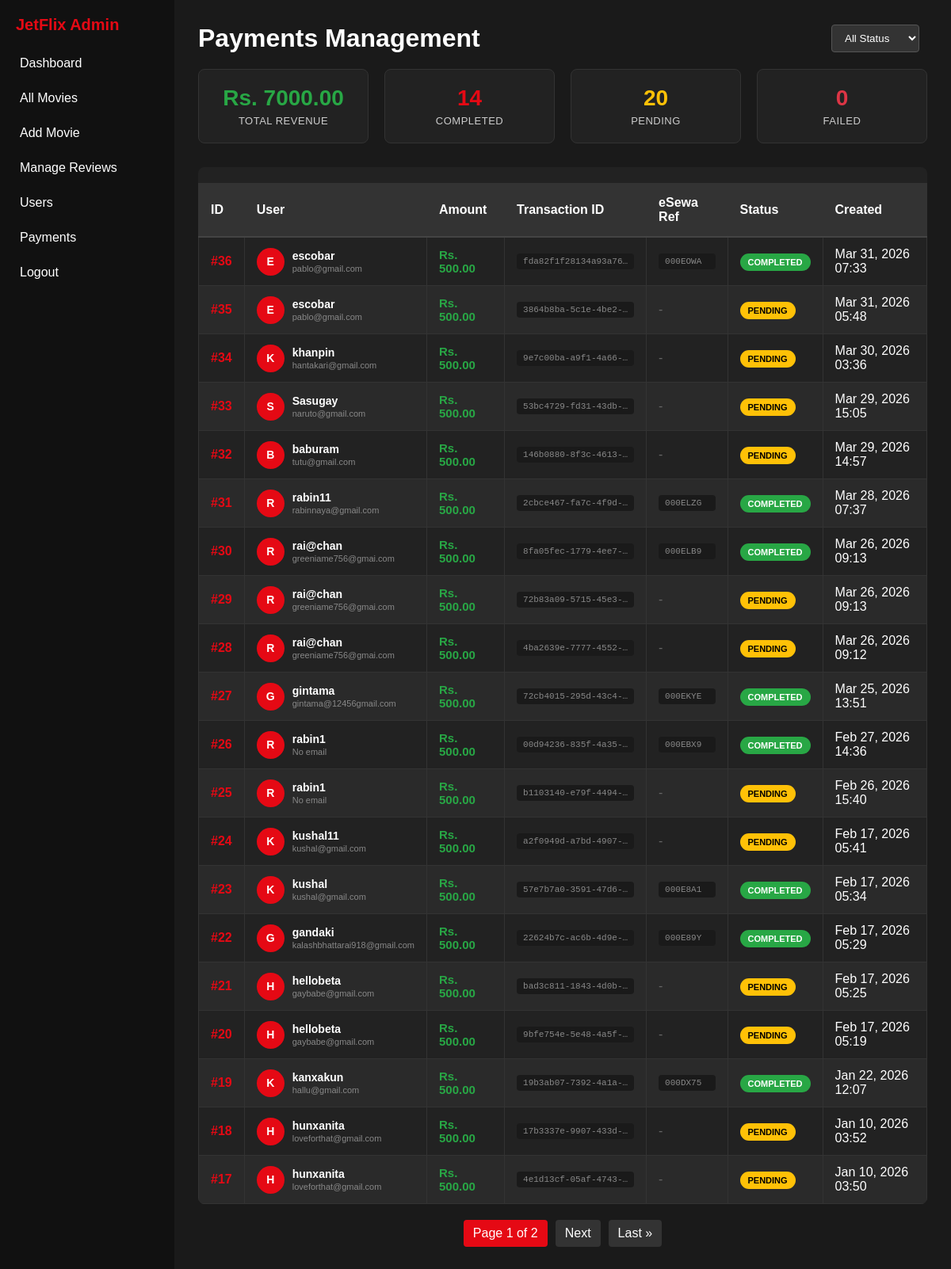
Screenshot of /adminpanel/payments/ (signed in) with the database file from the repository.
### home/models.py (models this page shows, shortened)
class Payment(models.Model):
    PAYMENT_STATUS = [
        ('pending', 'Pending'),
        ('completed', 'Completed'),
        ('failed', 'Failed'),
    ]
    id = models.AutoField(primary_key=True)
    user = models.ForeignKey(User, on_delete=models.CASCADE, related_name='payments')
    amount = models.DecimalField(max_digits=10, decimal_places=2, default=500.00)
    transaction_id = models.CharField(max_length=100, unique=True)
    esewa_ref_id = models.CharField(max_length=100, blank=True, null=True)
    status = models.CharField(max_length=20, choices=PAYMENT_STATUS, default='pending')
    created_at = models.DateTimeField(auto_now_add=True)

### adminpanel/views.py (the view)
# urls.py: path('payments/', views.manage_payments, name='manage_payments'),
@staff_member_required
def manage_payments(request):
    from home.models import Payment
    from django.db.models import Sum
    payments = Payment.objects.select_related('user').order_by('-created_at')
    total_revenue = Payment.objects.filter(status='completed').aggregate(Sum('amount'))['amount__sum'] or 0
    completed_payments = Payment.objects.filter(status='completed').count()
    pending_payments = Payment.objects.filter(status='pending').count()
    failed_payments = Payment.objects.filter(status='failed').count()
    paginator = Paginator(payments, 20)
    page_number = request.GET.get('page')
    page_obj = paginator.get_page(page_number)
    return render(request, 'adminpanel/manage_payments.html', {
        'page_obj': page_obj,
        'payments': page_obj,
        'total_revenue': total_revenue,
        'completed_payments': completed_payments,
        'pending_payments': pending_payments,
        'failed_payments': failed_payments,
    })

### home/context_processors.py (called while the page is built)
def all_movies(request):
    if request.user.is_authenticated:
        movies = Movie.objects.filter(is_published=True).select_related('language').prefetch_related('genres').all()
        return {'all_movies': movies}
    return {'all_movies': []}

### adminpanel/templates/adminpanel/manage_payments.html (shortened to what this page needs)
{% extends 'adminpanel/base.html' %}
{% block content %}
<div class="payments-header">
  <h1>Payments Management</h1>
  <div>
    <select class="filter-box" id="statusFilter">
      <option value="">All Status</option>
    </select>
  </div>
</div>
<div class="payments-stats">
  <div class="stat-card revenue">
    <div class="stat-number">Rs. {{ total_revenue|floatformat:2 }}</div>
    <div class="stat-label">Total Revenue</div>
  </div>
  <div class="stat-card">
    <div class="stat-number">{{ completed_payments }}</div>
    <div class="stat-label">Completed</div>
  </div>
  <div class="stat-card pending">
    <div class="stat-number">{{ pending_payments }}</div>
    <div class="stat-label">Pending</div>
  </div>
  <div class="stat-card failed">
    <div class="stat-number">{{ failed_payments }}</div>
    <div class="stat-label">Failed</div>
  </div>
</div>
<div class="payments-table">
  <table>
    <thead>
      <tr>
        <th>ID</th>
        <th>User</th>
        <th>Amount</th>
        <th>Transaction ID</th>
        <th>eSewa Ref</th>
        <th>Status</th>
        <th>Created</th>
      </tr>
    </thead>
    <tbody id="paymentsTableBody">
      {% for payment in payments %}
      <tr data-status="{{ payment.status }}">
        <td style="font-weight: 600; color: #e50914;">#{{ payment.id }}</td>
        <td>
          <div class="user-info">
            <div class="user-avatar">
              {{ payment.user.username|first|upper }}
            </div>
            <div class="user-details">
              <h4>{{ payment.user.username }}</h4>
              <p>{{ payment.user.email|default:"No email" }}</p>
            </div>
          </div>
        </td>
        <td class="amount-cell">Rs. {{ payment.amount }}</td>
        <td>
          <div class="transaction-id">{{ payment.transaction_id|truncatechars:20 }}</div>
        </td>
        <td>
          {% if payment.esewa_ref_id %}
            <div class="transaction-id">{{ payment.esewa_ref_id|truncatechars:15 }}</div>
          {% else %}
            <span style="color: #666;">-</span>
          {% endif %}
        </td>
        <td>
          <span class="status-badge status-{{ payment.status }}">
            {{ payment.get_status_display }}
          </span>
        </td>
        <td>{{ payment.created_at|date:"M d, Y H:i" }}</td>
      </tr>
      {% empty %}
      <tr>
        <td colspan="7" style="text-align: center; padding: 40px; color: #888;">
          No payments found.
        </td>
      </tr>
      {% endfor %}
    </tbody>
  </table>
</div>
{% if page_obj.has_other_pages %}
<div class="pagination">
  <span class="current">
    Page {{ page_obj.number }} of {{ page_obj.paginator.num_pages }}
  </span>
  {% if page_obj.has_next %}
    <a href="?page={{ page_obj.next_page_number }}">Next</a>
    <a href="?page={{ page_obj.paginator.num_pages }}">Last &raquo;</a>
  {% endif %}
</div>
{% endif %}
{% endblock %}

### adminpanel/templates/adminpanel/base.html (style rules this page uses)
* { margin: 0; padding: 0; box-sizing: border-box; font-family: Arial, sans-serif; }
body { display: flex; min-height: 100vh; }
table { width: 100%; border-collapse: collapse; margin-top: 20px; }
th, td { padding: 10px; text-align: left; border: 1px solid #333; }
th { background-color: #222; }
tr:nth-child(even) { background-color: #2a2a2a; }

### adminpanel/templates/adminpanel/manage_payments.html (style rules this page uses)
.payments-header { display: flex; justify-content: space-between; align-items: center; margin-bottom: 20px; }
.payments-stats { display: grid; grid-template-columns: repeat(4, 1fr); gap: 20px; margin-bottom: 30px; }
.stat-card { background: #222; padding: 20px; border-radius: 8px; text-align: center; border: 1px solid #333; }
.stat-number { font-size: 28px; font-weight: bold; color: #e50914; margin-bottom: 5px; }
.stat-label { font-size: 13px; color: #ccc; text-transform: uppercase; letter-spacing: 0.5px; }
.stat-card.revenue .stat-number { color: #28a745; }
.stat-card.pending .stat-number { color: #ffc107; }
.stat-card.failed .stat-number { color: #dc3545; }
.payments-table { background: #222; border-radius: 8px; overflow: hidden; }
.payments-table table { width: 100%; border-collapse: collapse; }
.payments-table th { background: #333; padding: 15px; text-align: left; font-weight: 600; color: #fff; border-bottom: 2px solid #444; }
.payments-table td { padding: 12px 15px; border-bottom: 1px solid #333; vertical-align: middle; }
.user-info { display: flex; align-items: center; gap: 10px; }
.user-avatar { width: 35px; height: 35px; border-radius: 50%; background: #e50914; display: flex; align-items: center; justify-content: center; color: white; font-weight: bold; font-size: 14px; }
.user-details h4 { margin: 0; font-size: 14px; color: #fff; }
.user-details p { margin: 2px 0 0 0; font-size: 11px; color: #888; }
.status-badge { padding: 5px 10px; border-radius: 12px; font-size: 11px; font-weight: 600; text-transform: uppercase; }
.status-completed { background: #28a745; color: white; }
.status-pending { background: #ffc107; color: #000; }
.amount-cell { font-weight: 700; font-size: 15px; color: #28a745; }
.transaction-id { font-family: monospace; font-size: 11px; color: #888; background: #1a1a1a; padding: 4px 8px; border-radius: 4px; }
.pagination { display: flex; justify-content: center; align-items: center; gap: 10px; margin-top: 20px; }
.pagination a, .pagination span { padding: 8px 12px; background: #333; color: #fff; text-decoration: none; border-radius: 4px; }
.pagination .current { background: #e50914; }
.filter-box { padding: 8px 12px; background: #333; border: 1px solid #555; border-radius: 4px; color: #fff; margin-right: 10px; }

### rows the page displays
Payment: id "36", user.username|first "E", user.username "escobar", user.email "pablo@gmail.com", amount "500.00", transaction_id "fda82f1f28134a93a76…", esewa_ref_id "000EOWA", status "COMPLETED", created_at "Mar 31, 2026 07:33"
Payment: id "35", user.username|first "E", user.username "escobar", user.email "pablo@gmail.com", amount "500.00", transaction_id "3864b8ba-5c1e-4be2-…", status "PENDING", created_at "Mar 31, 2026 05:48"
Payment: id "34", user.username|first "K", user.username "khanpin", user.email "hantakari@gmail.com", amount "500.00", transaction_id "9e7c00ba-a9f1-4a66-…", status "PENDING", created_at "Mar 30, 2026 03:36"
Payment: id "33", user.username|first "S", user.username "Sasugay", user.email "naruto@gmail.com", amount "500.00", transaction_id "53bc4729-fd31-43db-…", status "PENDING", created_at "Mar 29, 2026 15:05"
Payment: id "32", user.username|first "B", user.username "baburam", user.email "tutu@gmail.com", amount "500.00", transaction_id "146b0880-8f3c-4613-…", status "PENDING", created_at "Mar 29, 2026 14:57"
Payment: id "31", user.username|first "R", user.username "rabin11", user.email "rabinnaya@gmail.com", amount "500.00", transaction_id "2cbce467-fa7c-4f9d-…", esewa_ref_id "000ELZG", status "COMPLETED", created_at "Mar 28, 2026 07:37"
Payment: id "30", user.username|first "R", user.username "rai@chan", user.email "greeniame756@gmai.com", amount "500.00", transaction_id "8fa05fec-1779-4ee7-…", esewa_ref_id "000ELB9", status "COMPLETED", created_at "Mar 26, 2026 09:13"
Payment: id "29", user.username|first "R", user.username "rai@chan", user.email "greeniame756@gmai.com", amount "500.00", transaction_id "72b83a09-5715-45e3-…", status "PENDING", created_at "Mar 26, 2026 09:13"
Payment: id "28", user.username|first "R", user.username "rai@chan", user.email "greeniame756@gmai.com", amount "500.00", transaction_id "4ba2639e-7777-4552-…", status "PENDING", created_at "Mar 26, 2026 09:12"
Payment: id "27", user.username|first "G", user.username "gintama", user.email "gintama@12456gmail.com", amount "500.00", transaction_id "72cb4015-295d-43c4-…", esewa_ref_id "000EKYE", status "COMPLETED", created_at "Mar 25, 2026 13:51"
Payment: id "26", user.username|first "R", user.username "rabin1", user.email "No email", amount "500.00", transaction_id "00d94236-835f-4a35-…", esewa_ref_id "000EBX9", status "COMPLETED", created_at "Feb 27, 2026 14:36"
Payment: id "25", user.username|first "R", user.username "rabin1", user.email "No email", amount "500.00", transaction_id "b1103140-e79f-4494-…", status "PENDING", created_at "Feb 26, 2026 15:40"
Payment: id "24", user.username|first "K", user.username "kushal11", user.email "kushal@gmail.com", amount "500.00", transaction_id "a2f0949d-a7bd-4907-…", status "PENDING", created_at "Feb 17, 2026 05:41"
Payment: id "23", user.username|first "K", user.username "kushal", user.email "kushal@gmail.com", amount "500.00", transaction_id "57e7b7a0-3591-47d6-…", esewa_ref_id "000E8A1", status "COMPLETED", created_at "Feb 17, 2026 05:34"
Payment: id "22", user.username|first "G", user.username "gandaki", user.email "kalashbhattarai918@gmail.com", amount "500.00", transaction_id "22624b7c-ac6b-4d9e-…", esewa_ref_id "000E89Y", status "COMPLETED", created_at "Feb 17, 2026 05:29"
Payment: id "21", user.username|first "H", user.username "hellobeta", user.email "gaybabe@gmail.com", amount "500.00", transaction_id "bad3c811-1843-4d0b-…", status "PENDING", created_at "Feb 17, 2026 05:25"
Payment: id "20", user.username|first "H", user.username "hellobeta", user.email "gaybabe@gmail.com", amount "500.00", transaction_id "9bfe754e-5e48-4a5f-…", status "PENDING", created_at "Feb 17, 2026 05:19"
Payment: id "19", user.username|first "K", user.username "kanxakun", user.email "hallu@gmail.com", amount "500.00", transaction_id "19b3ab07-7392-4a1a-…", esewa_ref_id "000DX75", status "COMPLETED", created_at "Jan 22, 2026 12:07"
Payment: id "18", user.username|first "H", user.username "hunxanita", user.email "loveforthat@gmail.com", amount "500.00", transaction_id "17b3337e-9907-433d-…", status "PENDING", created_at "Jan 10, 2026 03:52"
Payment: id "17", user.username|first "H", user.username "hunxanita", user.email "loveforthat@gmail.com", amount "500.00", transaction_id "4e1d13cf-05af-4743-…", status "PENDING", created_at "Jan 10, 2026 03:50"

### other values shown
{{ total_revenue|floatformat:2 }} "7000.00"
{{ completed_payments }} "14"
{{ pending_payments }} "20"
{{ failed_payments }} "0"
{{ page_obj.number }} "1"
{{ page_obj.paginator.num_pages }} "2"
